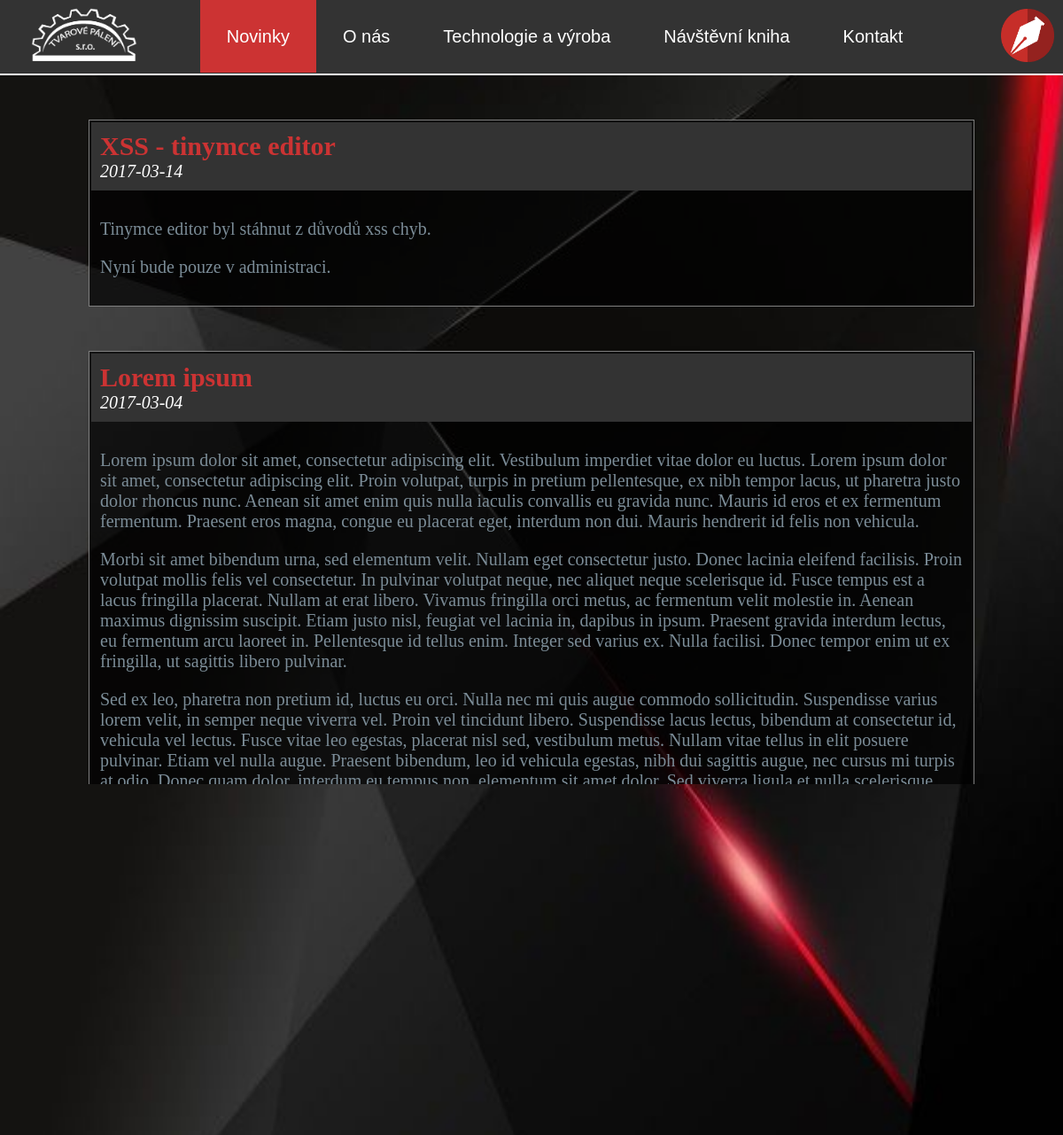
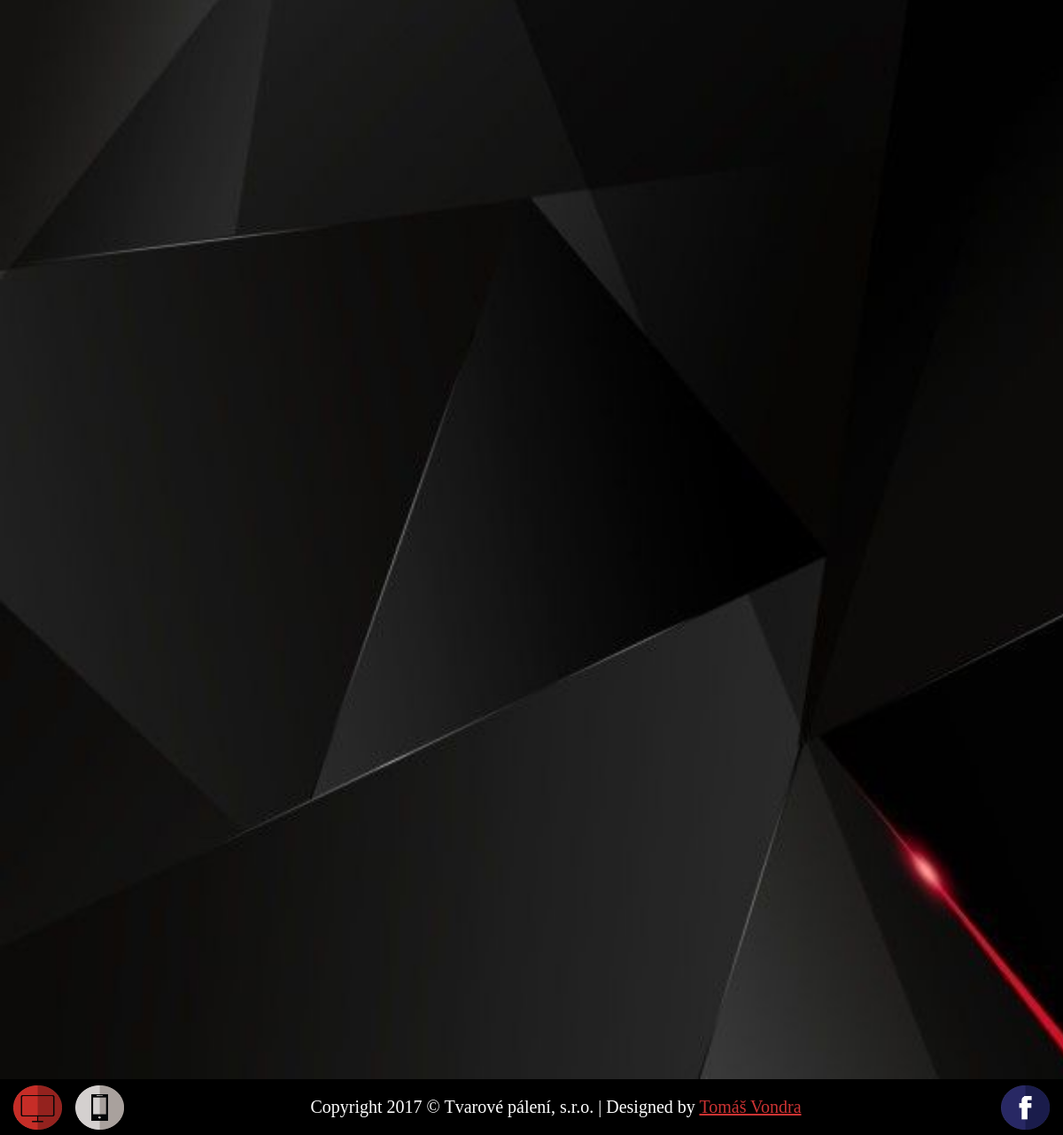
The page /maturita/index.php on the database its author committed (2 pictures, top to bottom).
### tables this page shows
CREATE TABLE `clanky` (
  `clanky_id` int(11) NOT NULL,
  `nadpis` varchar(50) NOT NULL,
  `datum` date NOT NULL,
  `obsah` text NOT NULL
);

### maturita/administrace/pripojeniDB.php (called while the page is built, shortened)
<?php
class Db
{
	private static $connection;
	private static $options = array(
		PDO::ATTR_ERRMODE => PDO::ERRMODE_WARNING,
		PDO::MYSQL_ATTR_INIT_COMMAND => "SET NAMES utf8",
		PDO::ATTR_EMULATE_PREPARES => false,
	);
	public static function connect($host, $database, $user, $password)
	{
		if (!isset(self::$connection)) {
			$dsn = "mysql:host=$host;dbname=$database";
			self::$connection = new PDO($dsn, $user, $password, self::$options);
		}
	}
	private static function executeStatement($params)
	{
		$query = array_shift($params);
		$statement = self::$connection->prepare($query);
		$statement->execute($params);
		return $statement;
	}
	public static function queryAll($query) {
		$statement = self::executeStatement(func_get_args());
		return $statement->fetchAll(PDO::FETCH_ASSOC);
	}
}

### maturita/index.php (the view, shortened to what this page needs)
<?php
require('administrace/pripojeniDB.php');
$clanky = Db::queryAll('
        SELECT *
        FROM clanky ORDER BY clanky_id DESC'
        );
?>
<!DOCTYPE html>
<html>
<head>
<link rel="stylesheet" type="text/css" href="<?php echo(htmlspecialchars($_COOKIE['stylesheet'])) ?>">
</head>
<body>
<div id="wrapper">
  <nav id="menu">
    <div class="logo">
    <img src="images/logo-vektor.gif">
    </div>
<div class="administration">
      <a href="administrace/loginAdministrace.php"></a>
    </div>
    <div class="menu-items">
      <ul>
        <li class="home active"><a href="?home">Novinky</a></li>
        <li class="onas"><a href="?onas">O nás</a></li>
        <li class="technologie"><a href="?technologie">Technologie a výroba</a></li>
        <li class="kniha"><a href="?kniha">Návštěvní kniha</a></li>
        <li class="kontakt"><a href="?kontakt">Kontakt</a></li>
      </ul>
    </div>
  </nav>
  <main>
  <div class="content home active">
     <div class="seznamClanku">
                <?php
                foreach($clanky as $clanek)
                {
                    echo('<table><tr style="background:#333333">');
                    echo('<td><h2 style="margin:0px;">' . htmlspecialchars($clanek['nadpis']) . '</h2>'
                            . '<p style="margin:0px;color:white;font-style:italic;">' . htmlspecialchars($clanek['datum']) . '</p></td>');
                    echo ('</tr><tr>');
                    echo ('<td>' . $clanek['obsah'] . '</td>');
                    echo ('</tr></table>');
                }
                 ?>
            </div>
  </div>
  </main>
  <footer>
  <div class="monitor <?php echo(($_COOKIE['stylesheet'] == "style.css" ? "active" : ""))?>">
  <a href="index.php?stylesheet=style.css"><img src="<?php echo(($_COOKIE['stylesheet'] == "style.css" ? "images/ikony/monitor_vybrany.gif" : "images/ikony/monitor.gif"))?>"></a>
  </div>
  <div class="mobile <?php echo(($_COOKIE['stylesheet'] == "mobile.css" ? "active" : ""))?>">
  <a href="index.php?stylesheet=mobile.css"><img src="<?php echo(($_COOKIE['stylesheet'] == "mobile.css" ? "images/ikony/mobil_vybrany.gif" : "images/ikony/mobil.gif"))?>"></a>
  </div>
  <div class="middleFooter">
  <p>Copyright 2017 © Tvarové pálení, s.r.o. | Designed by <a href="mailto:tomas.mail.vondra@seznam.cz" style="color:#cc3333;">Tomáš Vondra</a></p>
  </div>
  <div class="facebook">
  <a href="#"><img src="images/ikony/fb.gif" ></a>
  </div>
  </footer>
</div>
  </body>
</html>

### maturita/style.css (style rules this page uses)
﻿ html,body { margin: 0px; padding: 0px; min-width: 1200px; font-size: 20px; height:100%; }
#wrapper { flex-direction: column; display: flex; height:100%; }
.logo img { float:left; max-width: 100%; height: 85px; margin-left: 35px; }
.menu-items ul { background: #333333; padding: 30px; margin: 0px; text-align: center; list-style-type: none; font-size: 0px; }
.menu-items li { font-family: 'Oswald', sans-serif; display: inline-block; }
.menu-items li a { font-size: 20px; text-decoration: none; color: #fff; padding:30px; transition-duration: 0.4s; }
.menu-items .active a, footer .active a { background: #cc3333; pointer-events: none; cursor: default; }
.administration { border-radius: 5px; margin:10px; height: 60px; width: 60px; background-image: url("images/ikony/administrace.png"); background-size: 100%; transition-duration: 0.4s; text-align: center; float: right; }
.administration a { display: block; height: 100%; width: 100%; text-decoration: none; color:white; }
.content { display: none; background-image: url("images/wallpaper.jpg"); }
main .active { display: flex; background-color: black; background-size: cover; height: 100%; }
main { flex: 1; }
.seznamClanku, .komenty { overflow-y: auto; padding:50px 100px; height:700px; width:100%; }
.seznamClanku p, .komenty p { color:#7b8c97; }
.seznamClanku table, .komenty table { margin-bottom: 50px; border: 1px solid grey; width:100%; background: rgba(0,0,0,.7); }
.seznamClanku table td, .komenty table td { padding:10px; }
main .technologie .wrap h1,h2 { color: #cc3333; }
footer { background-color: black; color: white; font-family: "Century Gothic"; display: flex; min-height: min-content; }
footer img { transition-duration: 0.4s; border-radius: 5px; display: block; height: 50px; width:55px; margin-left: 15px; }
footer div { margin:auto; }
footer .middleFooter { flex: 1; text-align: center; }
footer .facebook { margin-left: 0px; margin-right: 15px; }

### rows shown on the page
clanky: nadpis "XSS - tinymce editor", datum "2017-03-14", obsah "Tinymce editor byl stáhnut z důvodů xss chyb. Nyní bude pouze v administraci."
clanky: nadpis "Lorem ipsum", datum "2017-03-04", obsah "Lorem ipsum dolor sit amet, consectetur adipiscing elit. Vestibulum imperdiet vitae dolor eu luctus. Lorem ipsum dolor sit amet, consectetur adipiscing elit. Proin volutpat, turpis in pretium pellentesque, ex nibh tempor lacus, ut pharetra justo dolor rhoncus nunc. Aenean sit amet enim quis nulla iaculis convallis eu gravida nunc. Mauris id eros et ex fermentum fermentum. Praesent eros magna, congue eu placerat eget, interdum non dui. Mauris hendrerit id felis non vehicula. Morbi sit amet bibendum urna, sed elementum velit. Nullam eget consectetur justo. Donec lacinia eleifend facilisis. Proin volutpat mollis felis vel consectetur. In pulvinar volutpat neque, nec aliquet neque scelerisque…"
